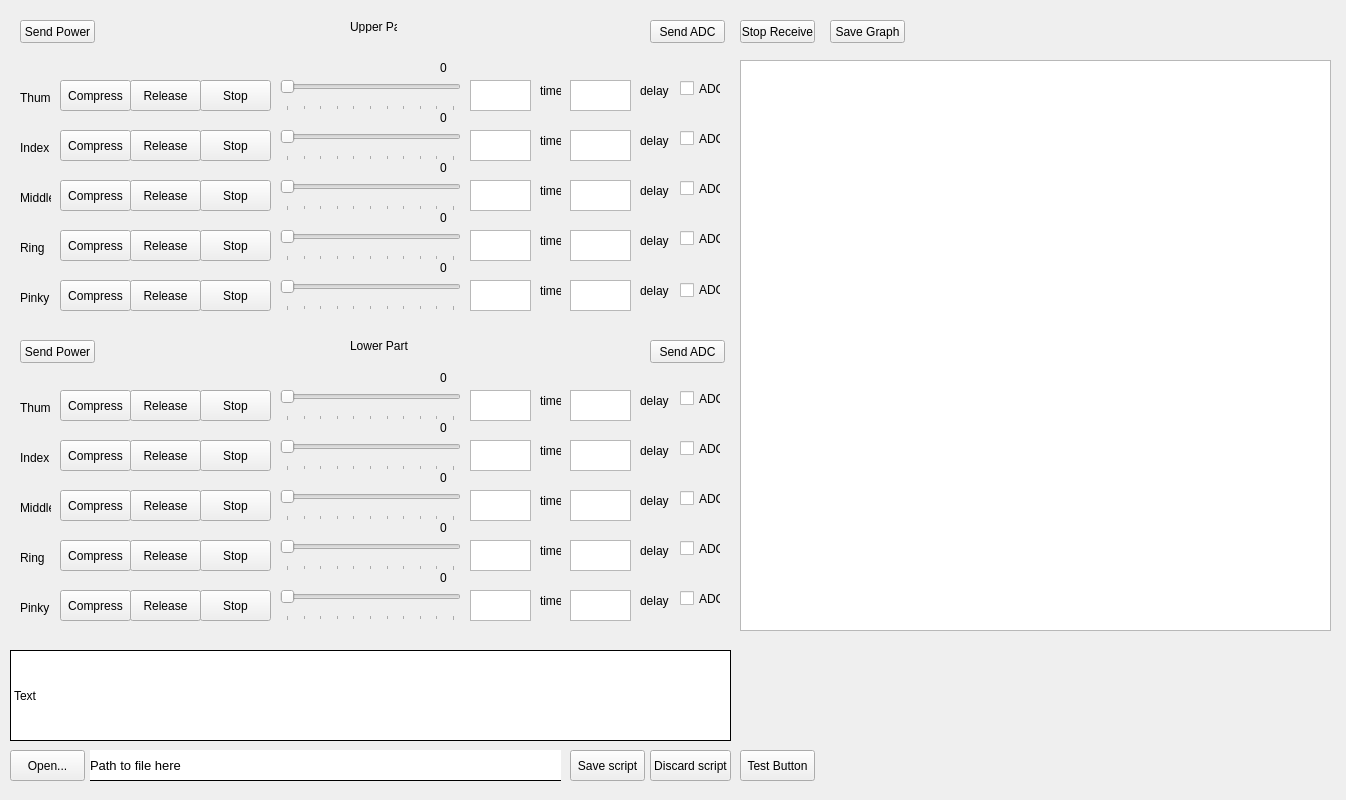
<?xml version="1.0" encoding="UTF-8"?>
<ui version="4.0">
 <class>MainWindow</class>
 <widget class="QMainWindow" name="MainWindow">
  <property name="geometry">
   <rect>
    <x>0</x>
    <y>0</y>
    <width>1346</width>
    <height>800</height>
   </rect>
  </property>
  <property name="windowTitle">
   <string>MainWindow</string>
  </property>
  <widget class="QWidget" name="centralwidget">
   <widget class="QWidget" name="lower_frame" native="true">
    <property name="geometry">
     <rect>
      <x>10</x>
      <y>330</y>
      <width>721</width>
      <height>301</height>
     </rect>
    </property>
    <property name="styleSheet">
     <string notr="true"/>
    </property>
    <widget class="QPushButton" name="lower_motor4_right_btn">
     <property name="geometry">
      <rect>
       <x>120</x>
       <y>210</y>
       <width>71</width>
       <height>31</height>
      </rect>
     </property>
     <property name="text">
      <string>Release</string>
     </property>
    </widget>
    <widget class="QLabel" name="lower_motor5_label">
     <property name="geometry">
      <rect>
       <x>10</x>
       <y>270</y>
       <width>31</width>
       <height>16</height>
      </rect>
     </property>
     <property name="text">
      <string>Pinky</string>
     </property>
    </widget>
    <widget class="QPushButton" name="lower_motor4_stop_btn">
     <property name="geometry">
      <rect>
       <x>190</x>
       <y>210</y>
       <width>71</width>
       <height>31</height>
      </rect>
     </property>
     <property name="text">
      <string>Stop</string>
     </property>
    </widget>
    <widget class="QPushButton" name="lower_motor3_right_btn">
     <property name="geometry">
      <rect>
       <x>120</x>
       <y>160</y>
       <width>71</width>
       <height>31</height>
      </rect>
     </property>
     <property name="text">
      <string>Release</string>
     </property>
    </widget>
    <widget class="QPlainTextEdit" name="lower_motor4_time_input">
     <property name="geometry">
      <rect>
       <x>460</x>
       <y>210</y>
       <width>61</width>
       <height>31</height>
      </rect>
     </property>
    </widget>
    <widget class="QLabel" name="lower_motor1_label">
     <property name="geometry">
      <rect>
       <x>10</x>
       <y>70</y>
       <width>31</width>
       <height>16</height>
      </rect>
     </property>
     <property name="text">
      <string>Thumb</string>
     </property>
    </widget>
    <widget class="QPlainTextEdit" name="lower_motor5_time_input">
     <property name="geometry">
      <rect>
       <x>460</x>
       <y>260</y>
       <width>61</width>
       <height>31</height>
      </rect>
     </property>
    </widget>
    <widget class="QPushButton" name="lower_motor5_stop_btn">
     <property name="geometry">
      <rect>
       <x>190</x>
       <y>260</y>
       <width>71</width>
       <height>31</height>
      </rect>
     </property>
     <property name="text">
      <string>Stop</string>
     </property>
    </widget>
    <widget class="QPushButton" name="lower_motor3_stop_btn">
     <property name="geometry">
      <rect>
       <x>190</x>
       <y>160</y>
       <width>71</width>
       <height>31</height>
      </rect>
     </property>
     <property name="text">
      <string>Stop</string>
     </property>
    </widget>
    <widget class="QPushButton" name="lower_motor5_right_btn">
     <property name="geometry">
      <rect>
       <x>120</x>
       <y>260</y>
       <width>71</width>
       <height>31</height>
      </rect>
     </property>
     <property name="text">
      <string>Release</string>
     </property>
    </widget>
    <widget class="QLabel" name="lower_motor4_label">
     <property name="geometry">
      <rect>
       <x>10</x>
       <y>220</y>
       <width>31</width>
       <height>16</height>
      </rect>
     </property>
     <property name="text">
      <string>Ring</string>
     </property>
    </widget>
    <widget class="QPushButton" name="lower_motor4_left_btn">
     <property name="geometry">
      <rect>
       <x>50</x>
       <y>210</y>
       <width>71</width>
       <height>31</height>
      </rect>
     </property>
     <property name="text">
      <string>Compress</string>
     </property>
    </widget>
    <widget class="QPlainTextEdit" name="lower_motor2_delay_input">
     <property name="geometry">
      <rect>
       <x>560</x>
       <y>110</y>
       <width>61</width>
       <height>31</height>
      </rect>
     </property>
    </widget>
    <widget class="QPushButton" name="lower_motor5_left_btn">
     <property name="geometry">
      <rect>
       <x>50</x>
       <y>260</y>
       <width>71</width>
       <height>31</height>
      </rect>
     </property>
     <property name="text">
      <string>Compress</string>
     </property>
    </widget>
    <widget class="QLabel" name="lower_time_label_5">
     <property name="geometry">
      <rect>
       <x>530</x>
       <y>260</y>
       <width>21</width>
       <height>21</height>
      </rect>
     </property>
     <property name="text">
      <string>time</string>
     </property>
    </widget>
    <widget class="QSlider" name="lower_motor2_pwm_scale">
     <property name="geometry">
      <rect>
       <x>270</x>
       <y>100</y>
       <width>181</width>
       <height>41</height>
      </rect>
     </property>
     <property name="maximum">
      <number>100</number>
     </property>
     <property name="orientation">
      <enum>Qt::Horizontal</enum>
     </property>
     <property name="tickPosition">
      <enum>QSlider::TicksBelow</enum>
     </property>
     <property name="tickInterval">
      <number>10</number>
     </property>
    </widget>
    <widget class="QLabel" name="lower_time_label_2">
     <property name="geometry">
      <rect>
       <x>530</x>
       <y>110</y>
       <width>21</width>
       <height>21</height>
      </rect>
     </property>
     <property name="text">
      <string>time</string>
     </property>
    </widget>
    <widget class="QLabel" name="lower_time_label_4">
     <property name="geometry">
      <rect>
       <x>530</x>
       <y>210</y>
       <width>21</width>
       <height>21</height>
      </rect>
     </property>
     <property name="text">
      <string>time</string>
     </property>
    </widget>
    <widget class="QSlider" name="lower_motor4_pwm_scale">
     <property name="geometry">
      <rect>
       <x>270</x>
       <y>200</y>
       <width>181</width>
       <height>41</height>
      </rect>
     </property>
     <property name="maximum">
      <number>100</number>
     </property>
     <property name="orientation">
      <enum>Qt::Horizontal</enum>
     </property>
     <property name="tickPosition">
      <enum>QSlider::TicksBelow</enum>
     </property>
     <property name="tickInterval">
      <number>10</number>
     </property>
    </widget>
    <widget class="QLabel" name="lower_delay_label_5">
     <property name="geometry">
      <rect>
       <x>630</x>
       <y>260</y>
       <width>31</width>
       <height>21</height>
      </rect>
     </property>
     <property name="text">
      <string>delay</string>
     </property>
    </widget>
    <widget class="QLabel" name="lower_delay_label_4">
     <property name="geometry">
      <rect>
       <x>630</x>
       <y>210</y>
       <width>31</width>
       <height>21</height>
      </rect>
     </property>
     <property name="text">
      <string>delay</string>
     </property>
    </widget>
    <widget class="QPushButton" name="lower_motor1_left_btn">
     <property name="geometry">
      <rect>
       <x>50</x>
       <y>60</y>
       <width>71</width>
       <height>31</height>
      </rect>
     </property>
     <property name="text">
      <string>Compress</string>
     </property>
    </widget>
    <widget class="QLabel" name="lower_delay_label_3">
     <property name="geometry">
      <rect>
       <x>630</x>
       <y>160</y>
       <width>31</width>
       <height>21</height>
      </rect>
     </property>
     <property name="text">
      <string>delay</string>
     </property>
    </widget>
    <widget class="QPlainTextEdit" name="lower_motor3_delay_input">
     <property name="geometry">
      <rect>
       <x>560</x>
       <y>160</y>
       <width>61</width>
       <height>31</height>
      </rect>
     </property>
    </widget>
    <widget class="QLabel" name="lower_time_label_1">
     <property name="geometry">
      <rect>
       <x>530</x>
       <y>60</y>
       <width>21</width>
       <height>21</height>
      </rect>
     </property>
     <property name="text">
      <string>time</string>
     </property>
    </widget>
    <widget class="QLabel" name="lower_delay_label_2">
     <property name="geometry">
      <rect>
       <x>630</x>
       <y>110</y>
       <width>31</width>
       <height>21</height>
      </rect>
     </property>
     <property name="text">
      <string>delay</string>
     </property>
    </widget>
    <widget class="QPlainTextEdit" name="lower_motor5_delay_input">
     <property name="geometry">
      <rect>
       <x>560</x>
       <y>260</y>
       <width>61</width>
       <height>31</height>
      </rect>
     </property>
    </widget>
    <widget class="QPlainTextEdit" name="lower_motor3_time_input">
     <property name="geometry">
      <rect>
       <x>460</x>
       <y>160</y>
       <width>61</width>
       <height>31</height>
      </rect>
     </property>
    </widget>
    <widget class="QPushButton" name="lower_motor2_right_btn">
     <property name="geometry">
      <rect>
       <x>120</x>
       <y>110</y>
       <width>71</width>
       <height>31</height>
      </rect>
     </property>
     <property name="text">
      <string>Release</string>
     </property>
    </widget>
    <widget class="QLabel" name="lower_time_label_3">
     <property name="geometry">
      <rect>
       <x>530</x>
       <y>160</y>
       <width>21</width>
       <height>21</height>
      </rect>
     </property>
     <property name="text">
      <string>time</string>
     </property>
    </widget>
    <widget class="QPushButton" name="lower_motor1_stop_btn">
     <property name="geometry">
      <rect>
       <x>190</x>
       <y>60</y>
       <width>71</width>
       <height>31</height>
      </rect>
     </property>
     <property name="text">
      <string>Stop</string>
     </property>
    </widget>
    <widget class="QLabel" name="lower_motor3_label">
     <property name="geometry">
      <rect>
       <x>10</x>
       <y>170</y>
       <width>31</width>
       <height>16</height>
      </rect>
     </property>
     <property name="text">
      <string>Middle</string>
     </property>
    </widget>
    <widget class="QPlainTextEdit" name="lower_motor2_time_input">
     <property name="geometry">
      <rect>
       <x>460</x>
       <y>110</y>
       <width>61</width>
       <height>31</height>
      </rect>
     </property>
    </widget>
    <widget class="QPlainTextEdit" name="lower_motor1_time_input">
     <property name="geometry">
      <rect>
       <x>460</x>
       <y>60</y>
       <width>61</width>
       <height>31</height>
      </rect>
     </property>
    </widget>
    <widget class="QSlider" name="lower_motor1_pwm_scale">
     <property name="geometry">
      <rect>
       <x>270</x>
       <y>50</y>
       <width>181</width>
       <height>41</height>
      </rect>
     </property>
     <property name="maximum">
      <number>100</number>
     </property>
     <property name="orientation">
      <enum>Qt::Horizontal</enum>
     </property>
     <property name="tickPosition">
      <enum>QSlider::TicksBelow</enum>
     </property>
     <property name="tickInterval">
      <number>10</number>
     </property>
    </widget>
    <widget class="QPushButton" name="lower_motor1_right_btn">
     <property name="geometry">
      <rect>
       <x>120</x>
       <y>60</y>
       <width>71</width>
       <height>31</height>
      </rect>
     </property>
     <property name="text">
      <string>Release</string>
     </property>
    </widget>
    <widget class="QPushButton" name="lower_motor2_left_btn">
     <property name="geometry">
      <rect>
       <x>50</x>
       <y>110</y>
       <width>71</width>
       <height>31</height>
      </rect>
     </property>
     <property name="text">
      <string>Compress</string>
     </property>
    </widget>
    <widget class="QSlider" name="lower_motor3_pwm_scale">
     <property name="geometry">
      <rect>
       <x>270</x>
       <y>150</y>
       <width>181</width>
       <height>41</height>
      </rect>
     </property>
     <property name="maximum">
      <number>100</number>
     </property>
     <property name="orientation">
      <enum>Qt::Horizontal</enum>
     </property>
     <property name="tickPosition">
      <enum>QSlider::TicksBelow</enum>
     </property>
     <property name="tickInterval">
      <number>10</number>
     </property>
    </widget>
    <widget class="QLabel" name="lower_motor2_label">
     <property name="geometry">
      <rect>
       <x>10</x>
       <y>120</y>
       <width>31</width>
       <height>16</height>
      </rect>
     </property>
     <property name="text">
      <string>Index</string>
     </property>
    </widget>
    <widget class="QLabel" name="lower_delay_label_1">
     <property name="geometry">
      <rect>
       <x>630</x>
       <y>60</y>
       <width>31</width>
       <height>21</height>
      </rect>
     </property>
     <property name="text">
      <string>delay</string>
     </property>
    </widget>
    <widget class="QPlainTextEdit" name="lower_motor1_delay_input">
     <property name="geometry">
      <rect>
       <x>560</x>
       <y>60</y>
       <width>61</width>
       <height>31</height>
      </rect>
     </property>
    </widget>
    <widget class="QPushButton" name="lower_motor2_stop_btn">
     <property name="geometry">
      <rect>
       <x>190</x>
       <y>110</y>
       <width>71</width>
       <height>31</height>
      </rect>
     </property>
     <property name="text">
      <string>Stop</string>
     </property>
    </widget>
    <widget class="QPushButton" name="lower_motor3_left_btn">
     <property name="geometry">
      <rect>
       <x>50</x>
       <y>160</y>
       <width>71</width>
       <height>31</height>
      </rect>
     </property>
     <property name="text">
      <string>Compress</string>
     </property>
    </widget>
    <widget class="QPlainTextEdit" name="lower_motor4_delay_input">
     <property name="geometry">
      <rect>
       <x>560</x>
       <y>210</y>
       <width>61</width>
       <height>31</height>
      </rect>
     </property>
    </widget>
    <widget class="QSlider" name="lower_motor5_pwm_scale">
     <property name="geometry">
      <rect>
       <x>270</x>
       <y>250</y>
       <width>181</width>
       <height>41</height>
      </rect>
     </property>
     <property name="maximum">
      <number>100</number>
     </property>
     <property name="orientation">
      <enum>Qt::Horizontal</enum>
     </property>
     <property name="tickPosition">
      <enum>QSlider::TicksBelow</enum>
     </property>
     <property name="tickInterval">
      <number>10</number>
     </property>
    </widget>
    <widget class="QLabel" name="lower_frame_label">
     <property name="geometry">
      <rect>
       <x>340</x>
       <y>0</y>
       <width>61</width>
       <height>31</height>
      </rect>
     </property>
     <property name="text">
      <string>Lower Part</string>
     </property>
    </widget>
    <widget class="QPushButton" name="lower_send_power_btn">
     <property name="geometry">
      <rect>
       <x>10</x>
       <y>10</y>
       <width>75</width>
       <height>23</height>
      </rect>
     </property>
     <property name="text">
      <string>Send Power</string>
     </property>
    </widget>
    <widget class="QLabel" name="lower_motor5_scale_label">
     <property name="geometry">
      <rect>
       <x>430</x>
       <y>240</y>
       <width>21</width>
       <height>16</height>
      </rect>
     </property>
     <property name="text">
      <string>0</string>
     </property>
    </widget>
    <widget class="QLabel" name="lower_motor4_scale_label">
     <property name="geometry">
      <rect>
       <x>430</x>
       <y>190</y>
       <width>21</width>
       <height>16</height>
      </rect>
     </property>
     <property name="text">
      <string>0</string>
     </property>
    </widget>
    <widget class="QLabel" name="lower_motor3_scale_label">
     <property name="geometry">
      <rect>
       <x>430</x>
       <y>140</y>
       <width>21</width>
       <height>16</height>
      </rect>
     </property>
     <property name="text">
      <string>0</string>
     </property>
    </widget>
    <widget class="QLabel" name="lower_motor2_scale_label">
     <property name="geometry">
      <rect>
       <x>430</x>
       <y>90</y>
       <width>21</width>
       <height>16</height>
      </rect>
     </property>
     <property name="text">
      <string>0</string>
     </property>
    </widget>
    <widget class="QLabel" name="lower_motor1_scale_label">
     <property name="geometry">
      <rect>
       <x>430</x>
       <y>40</y>
       <width>21</width>
       <height>16</height>
      </rect>
     </property>
     <property name="text">
      <string>0</string>
     </property>
    </widget>
    <widget class="QCheckBox" name="lower_motor1_adc_box">
     <property name="geometry">
      <rect>
       <x>670</x>
       <y>60</y>
       <width>41</width>
       <height>17</height>
      </rect>
     </property>
     <property name="text">
      <string>ADC</string>
     </property>
    </widget>
    <widget class="QCheckBox" name="lower_motor2_adc_box">
     <property name="geometry">
      <rect>
       <x>670</x>
       <y>110</y>
       <width>41</width>
       <height>17</height>
      </rect>
     </property>
     <property name="text">
      <string>ADC</string>
     </property>
    </widget>
    <widget class="QCheckBox" name="lower_motor3_adc_box">
     <property name="geometry">
      <rect>
       <x>670</x>
       <y>160</y>
       <width>41</width>
       <height>17</height>
      </rect>
     </property>
     <property name="text">
      <string>ADC</string>
     </property>
    </widget>
    <widget class="QCheckBox" name="lower_motor4_adc_box">
     <property name="geometry">
      <rect>
       <x>670</x>
       <y>210</y>
       <width>41</width>
       <height>17</height>
      </rect>
     </property>
     <property name="text">
      <string>ADC</string>
     </property>
    </widget>
    <widget class="QCheckBox" name="lower_motor5_adc_box">
     <property name="geometry">
      <rect>
       <x>670</x>
       <y>260</y>
       <width>41</width>
       <height>17</height>
      </rect>
     </property>
     <property name="text">
      <string>ADC</string>
     </property>
    </widget>
    <widget class="QPushButton" name="lower_send_adc">
     <property name="geometry">
      <rect>
       <x>640</x>
       <y>10</y>
       <width>75</width>
       <height>23</height>
      </rect>
     </property>
     <property name="text">
      <string>Send ADC</string>
     </property>
    </widget>
   </widget>
   <widget class="QWidget" name="upper_frame" native="true">
    <property name="geometry">
     <rect>
      <x>10</x>
      <y>10</y>
      <width>721</width>
      <height>311</height>
     </rect>
    </property>
    <widget class="QPushButton" name="upper_motor4_right_btn">
     <property name="geometry">
      <rect>
       <x>120</x>
       <y>220</y>
       <width>71</width>
       <height>31</height>
      </rect>
     </property>
     <property name="text">
      <string>Release</string>
     </property>
    </widget>
    <widget class="QLabel" name="upper_motor5_label">
     <property name="geometry">
      <rect>
       <x>10</x>
       <y>280</y>
       <width>31</width>
       <height>16</height>
      </rect>
     </property>
     <property name="text">
      <string>Pinky</string>
     </property>
    </widget>
    <widget class="QPushButton" name="upper_motor4_stop_btn">
     <property name="geometry">
      <rect>
       <x>190</x>
       <y>220</y>
       <width>71</width>
       <height>31</height>
      </rect>
     </property>
     <property name="text">
      <string>Stop</string>
     </property>
    </widget>
    <widget class="QPlainTextEdit" name="upper_motor4_time_input">
     <property name="geometry">
      <rect>
       <x>460</x>
       <y>220</y>
       <width>61</width>
       <height>31</height>
      </rect>
     </property>
    </widget>
    <widget class="QPushButton" name="upper_motor3_right_btn">
     <property name="geometry">
      <rect>
       <x>120</x>
       <y>170</y>
       <width>71</width>
       <height>31</height>
      </rect>
     </property>
     <property name="text">
      <string>Release</string>
     </property>
    </widget>
    <widget class="QLabel" name="upper_motor1_label">
     <property name="geometry">
      <rect>
       <x>10</x>
       <y>80</y>
       <width>31</width>
       <height>16</height>
      </rect>
     </property>
     <property name="text">
      <string>Thumb</string>
     </property>
    </widget>
    <widget class="QPushButton" name="upper_motor5_stop_btn">
     <property name="geometry">
      <rect>
       <x>190</x>
       <y>270</y>
       <width>71</width>
       <height>31</height>
      </rect>
     </property>
     <property name="text">
      <string>Stop</string>
     </property>
    </widget>
    <widget class="QPlainTextEdit" name="upper_motor5_time_input">
     <property name="geometry">
      <rect>
       <x>460</x>
       <y>270</y>
       <width>61</width>
       <height>31</height>
      </rect>
     </property>
    </widget>
    <widget class="QPushButton" name="upper_motor3_stop_btn">
     <property name="geometry">
      <rect>
       <x>190</x>
       <y>170</y>
       <width>71</width>
       <height>31</height>
      </rect>
     </property>
     <property name="text">
      <string>Stop</string>
     </property>
    </widget>
    <widget class="QPushButton" name="upper_motor5_right_btn">
     <property name="geometry">
      <rect>
       <x>120</x>
       <y>270</y>
       <width>71</width>
       <height>31</height>
      </rect>
     </property>
     <property name="text">
      <string>Release</string>
     </property>
    </widget>
    <widget class="QLabel" name="upper_motor4_label">
     <property name="geometry">
      <rect>
       <x>10</x>
       <y>230</y>
       <width>31</width>
       <height>16</height>
      </rect>
     </property>
     <property name="text">
      <string>Ring</string>
     </property>
    </widget>
    <widget class="QPushButton" name="upper_motor4_left_btn">
     <property name="geometry">
      <rect>
       <x>50</x>
       <y>220</y>
       <width>71</width>
       <height>31</height>
      </rect>
     </property>
     <property name="text">
      <string>Compress</string>
     </property>
    </widget>
    <widget class="QPushButton" name="upper_motor5_left_btn">
     <property name="geometry">
      <rect>
       <x>50</x>
       <y>270</y>
       <width>71</width>
       <height>31</height>
      </rect>
     </property>
     <property name="text">
      <string>Compress</string>
     </property>
    </widget>
    <widget class="QPlainTextEdit" name="upper_motor2_delay_input">
     <property name="geometry">
      <rect>
       <x>560</x>
       <y>120</y>
       <width>61</width>
       <height>31</height>
      </rect>
     </property>
    </widget>
    <widget class="QLabel" name="upper_time_label_5">
     <property name="geometry">
      <rect>
       <x>530</x>
       <y>270</y>
       <width>21</width>
       <height>21</height>
      </rect>
     </property>
     <property name="text">
      <string>time</string>
     </property>
    </widget>
    <widget class="QSlider" name="upper_motor2_pwm_scale">
     <property name="geometry">
      <rect>
       <x>270</x>
       <y>110</y>
       <width>181</width>
       <height>41</height>
      </rect>
     </property>
     <property name="maximum">
      <number>100</number>
     </property>
     <property name="orientation">
      <enum>Qt::Horizontal</enum>
     </property>
     <property name="tickPosition">
      <enum>QSlider::TicksBelow</enum>
     </property>
     <property name="tickInterval">
      <number>10</number>
     </property>
    </widget>
    <widget class="QLabel" name="upper_time_label_2">
     <property name="geometry">
      <rect>
       <x>530</x>
       <y>120</y>
       <width>21</width>
       <height>21</height>
      </rect>
     </property>
     <property name="text">
      <string>time</string>
     </property>
    </widget>
    <widget class="QLabel" name="upper_time_label_4">
     <property name="geometry">
      <rect>
       <x>530</x>
       <y>220</y>
       <width>21</width>
       <height>21</height>
      </rect>
     </property>
     <property name="text">
      <string>time</string>
     </property>
    </widget>
    <widget class="QSlider" name="upper_motor4_pwm_scale">
     <property name="geometry">
      <rect>
       <x>270</x>
       <y>210</y>
       <width>181</width>
       <height>41</height>
      </rect>
     </property>
     <property name="maximum">
      <number>100</number>
     </property>
     <property name="orientation">
      <enum>Qt::Horizontal</enum>
     </property>
     <property name="tickPosition">
      <enum>QSlider::TicksBelow</enum>
     </property>
     <property name="tickInterval">
      <number>10</number>
     </property>
    </widget>
    <widget class="QLabel" name="upper_delay_label_5">
     <property name="geometry">
      <rect>
       <x>630</x>
       <y>270</y>
       <width>31</width>
       <height>21</height>
      </rect>
     </property>
     <property name="text">
      <string>delay</string>
     </property>
    </widget>
    <widget class="QLabel" name="upper_delay_label_4">
     <property name="geometry">
      <rect>
       <x>630</x>
       <y>220</y>
       <width>31</width>
       <height>21</height>
      </rect>
     </property>
     <property name="text">
      <string>delay</string>
     </property>
    </widget>
    <widget class="QPushButton" name="upper_motor1_left_btn">
     <property name="geometry">
      <rect>
       <x>50</x>
       <y>70</y>
       <width>71</width>
       <height>31</height>
      </rect>
     </property>
     <property name="text">
      <string>Compress</string>
     </property>
    </widget>
    <widget class="QLabel" name="upper_delay_label_3">
     <property name="geometry">
      <rect>
       <x>630</x>
       <y>170</y>
       <width>31</width>
       <height>21</height>
      </rect>
     </property>
     <property name="text">
      <string>delay</string>
     </property>
    </widget>
    <widget class="QPlainTextEdit" name="upper_motor3_delay_input">
     <property name="geometry">
      <rect>
       <x>560</x>
       <y>170</y>
       <width>61</width>
       <height>31</height>
      </rect>
     </property>
    </widget>
    <widget class="QLabel" name="upper_time_label_1">
     <property name="geometry">
      <rect>
       <x>530</x>
       <y>70</y>
       <width>21</width>
       <height>21</height>
      </rect>
     </property>
     <property name="text">
      <string>time</string>
     </property>
    </widget>
    <widget class="QLabel" name="upper_delay_label_2">
     <property name="geometry">
      <rect>
       <x>630</x>
       <y>120</y>
       <width>31</width>
       <height>21</height>
      </rect>
     </property>
     <property name="text">
      <string>delay</string>
     </property>
    </widget>
    <widget class="QPlainTextEdit" name="upper_motor5_delay_input">
     <property name="geometry">
      <rect>
       <x>560</x>
       <y>270</y>
       <width>61</width>
       <height>31</height>
      </rect>
     </property>
    </widget>
    <widget class="QPlainTextEdit" name="upper_motor3_time_input">
     <property name="geometry">
      <rect>
       <x>460</x>
       <y>170</y>
       <width>61</width>
       <height>31</height>
      </rect>
     </property>
    </widget>
    <widget class="QPushButton" name="upper_motor2_right_btn">
     <property name="geometry">
      <rect>
       <x>120</x>
       <y>120</y>
       <width>71</width>
       <height>31</height>
      </rect>
     </property>
     <property name="text">
      <string>Release</string>
     </property>
    </widget>
    <widget class="QLabel" name="upper_time_label_3">
     <property name="geometry">
      <rect>
       <x>530</x>
       <y>170</y>
       <width>21</width>
       <height>21</height>
      </rect>
     </property>
     <property name="text">
      <string>time</string>
     </property>
    </widget>
    <widget class="QPushButton" name="upper_motor1_stop_btn">
     <property name="geometry">
      <rect>
       <x>190</x>
       <y>70</y>
       <width>71</width>
       <height>31</height>
      </rect>
     </property>
     <property name="text">
      <string>Stop</string>
     </property>
    </widget>
    <widget class="QLabel" name="upper_motor3_label">
     <property name="geometry">
      <rect>
       <x>10</x>
       <y>180</y>
       <width>31</width>
       <height>16</height>
      </rect>
     </property>
     <property name="text">
      <string>Middle</string>
     </property>
    </widget>
    <widget class="QPlainTextEdit" name="upper_motor2_time_input">
     <property name="geometry">
      <rect>
       <x>460</x>
       <y>120</y>
       <width>61</width>
       <height>31</height>
      </rect>
     </property>
    </widget>
    <widget class="QPlainTextEdit" name="upper_motor1_time_input">
     <property name="geometry">
      <rect>
       <x>460</x>
       <y>70</y>
       <width>61</width>
       <height>31</height>
      </rect>
     </property>
    </widget>
    <widget class="QSlider" name="upper_motor1_pwm_scale">
     <property name="geometry">
      <rect>
       <x>270</x>
       <y>60</y>
       <width>181</width>
       <height>41</height>
      </rect>
     </property>
     <property name="maximum">
      <number>100</number>
     </property>
     <property name="orientation">
      <enum>Qt::Horizontal</enum>
     </property>
     <property name="tickPosition">
      <enum>QSlider::TicksBelow</enum>
     </property>
     <property name="tickInterval">
      <number>10</number>
     </property>
    </widget>
    <widget class="QPushButton" name="upper_motor1_right_btn">
     <property name="geometry">
      <rect>
       <x>120</x>
       <y>70</y>
       <width>71</width>
       <height>31</height>
      </rect>
     </property>
     <property name="text">
      <string>Release</string>
     </property>
    </widget>
    <widget class="QPushButton" name="upper_motor2_left_btn">
     <property name="geometry">
      <rect>
       <x>50</x>
       <y>120</y>
       <width>71</width>
       <height>31</height>
      </rect>
     </property>
     <property name="text">
      <string>Compress</string>
     </property>
    </widget>
    <widget class="QSlider" name="upper_motor3_pwm_scale">
     <property name="geometry">
      <rect>
       <x>270</x>
       <y>160</y>
       <width>181</width>
       <height>41</height>
      </rect>
     </property>
     <property name="maximum">
      <number>100</number>
     </property>
     <property name="orientation">
      <enum>Qt::Horizontal</enum>
     </property>
     <property name="tickPosition">
      <enum>QSlider::TicksBelow</enum>
     </property>
     <property name="tickInterval">
      <number>10</number>
     </property>
    </widget>
    <widget class="QLabel" name="upper_motor2_label">
     <property name="geometry">
      <rect>
       <x>10</x>
       <y>130</y>
       <width>31</width>
       <height>16</height>
      </rect>
     </property>
     <property name="text">
      <string>Index</string>
     </property>
    </widget>
    <widget class="QLabel" name="upper_delay_label_1">
     <property name="geometry">
      <rect>
       <x>630</x>
       <y>70</y>
       <width>31</width>
       <height>21</height>
      </rect>
     </property>
     <property name="text">
      <string>delay</string>
     </property>
    </widget>
    <widget class="QPlainTextEdit" name="upper_motor1_delay_input">
     <property name="geometry">
      <rect>
       <x>560</x>
       <y>70</y>
       <width>61</width>
       <height>31</height>
      </rect>
     </property>
    </widget>
    <widget class="QPushButton" name="upper_motor2_stop_btn">
     <property name="geometry">
      <rect>
       <x>190</x>
       <y>120</y>
       <width>71</width>
       <height>31</height>
      </rect>
     </property>
     <property name="text">
      <string>Stop</string>
     </property>
    </widget>
    <widget class="QPushButton" name="upper_motor3_left_btn">
     <property name="geometry">
      <rect>
       <x>50</x>
       <y>170</y>
       <width>71</width>
       <height>31</height>
      </rect>
     </property>
     <property name="text">
      <string>Compress</string>
     </property>
    </widget>
    <widget class="QPlainTextEdit" name="upper_motor4_delay_input">
     <property name="geometry">
      <rect>
       <x>560</x>
       <y>220</y>
       <width>61</width>
       <height>31</height>
      </rect>
     </property>
    </widget>
    <widget class="QSlider" name="upper_motor5_pwm_scale">
     <property name="geometry">
      <rect>
       <x>270</x>
       <y>260</y>
       <width>181</width>
       <height>41</height>
      </rect>
     </property>
     <property name="maximum">
      <number>100</number>
     </property>
     <property name="orientation">
      <enum>Qt::Horizontal</enum>
     </property>
     <property name="tickPosition">
      <enum>QSlider::TicksBelow</enum>
     </property>
     <property name="tickInterval">
      <number>10</number>
     </property>
    </widget>
    <widget class="QLabel" name="upper_frame_label">
     <property name="geometry">
      <rect>
       <x>340</x>
       <y>10</y>
       <width>47</width>
       <height>13</height>
      </rect>
     </property>
     <property name="text">
      <string>Upper Part</string>
     </property>
    </widget>
    <widget class="QPushButton" name="upper_send_power_btn">
     <property name="geometry">
      <rect>
       <x>10</x>
       <y>10</y>
       <width>75</width>
       <height>23</height>
      </rect>
     </property>
     <property name="text">
      <string>Send Power</string>
     </property>
    </widget>
    <widget class="QLabel" name="upper_motor5_scale_label">
     <property name="geometry">
      <rect>
       <x>430</x>
       <y>250</y>
       <width>21</width>
       <height>16</height>
      </rect>
     </property>
     <property name="text">
      <string>0</string>
     </property>
    </widget>
    <widget class="QLabel" name="upper_motor4_scale_label">
     <property name="geometry">
      <rect>
       <x>430</x>
       <y>200</y>
       <width>21</width>
       <height>16</height>
      </rect>
     </property>
     <property name="text">
      <string>0</string>
     </property>
    </widget>
    <widget class="QLabel" name="upper_motor3_scale_label">
     <property name="geometry">
      <rect>
       <x>430</x>
       <y>150</y>
       <width>21</width>
       <height>16</height>
      </rect>
     </property>
     <property name="text">
      <string>0</string>
     </property>
    </widget>
    <widget class="QLabel" name="upper_motor2_scale_label">
     <property name="geometry">
      <rect>
       <x>430</x>
       <y>100</y>
       <width>21</width>
       <height>16</height>
      </rect>
     </property>
     <property name="text">
      <string>0</string>
     </property>
    </widget>
    <widget class="QLabel" name="upper_motor1_scale_label">
     <property name="geometry">
      <rect>
       <x>430</x>
       <y>50</y>
       <width>21</width>
       <height>16</height>
      </rect>
     </property>
     <property name="text">
      <string>0</string>
     </property>
    </widget>
    <widget class="QCheckBox" name="upper_motor1_adc_box">
     <property name="geometry">
      <rect>
       <x>670</x>
       <y>70</y>
       <width>41</width>
       <height>17</height>
      </rect>
     </property>
     <property name="text">
      <string>ADC</string>
     </property>
    </widget>
    <widget class="QCheckBox" name="upper_motor2_adc_box">
     <property name="geometry">
      <rect>
       <x>670</x>
       <y>120</y>
       <width>41</width>
       <height>17</height>
      </rect>
     </property>
     <property name="text">
      <string>ADC</string>
     </property>
    </widget>
    <widget class="QCheckBox" name="upper_motor3_adc_box">
     <property name="geometry">
      <rect>
       <x>670</x>
       <y>170</y>
       <width>41</width>
       <height>17</height>
      </rect>
     </property>
     <property name="text">
      <string>ADC</string>
     </property>
    </widget>
    <widget class="QCheckBox" name="upper_motor4_adc_box">
     <property name="geometry">
      <rect>
       <x>670</x>
       <y>220</y>
       <width>41</width>
       <height>17</height>
      </rect>
     </property>
     <property name="text">
      <string>ADC</string>
     </property>
    </widget>
    <widget class="QCheckBox" name="upper_motor5_adc_box">
     <property name="geometry">
      <rect>
       <x>670</x>
       <y>270</y>
       <width>41</width>
       <height>20</height>
      </rect>
     </property>
     <property name="text">
      <string>ADC</string>
     </property>
    </widget>
    <widget class="QPushButton" name="upper_send_adc">
     <property name="geometry">
      <rect>
       <x>640</x>
       <y>10</y>
       <width>75</width>
       <height>23</height>
      </rect>
     </property>
     <property name="text">
      <string>Send ADC</string>
     </property>
    </widget>
   </widget>
   <widget class="PlotWidget" name="graphicsView">
    <property name="geometry">
     <rect>
      <x>740</x>
      <y>60</y>
      <width>591</width>
      <height>571</height>
     </rect>
    </property>
   </widget>
   <widget class="QPushButton" name="stop_receive_btn">
    <property name="geometry">
     <rect>
      <x>740</x>
      <y>20</y>
      <width>75</width>
      <height>23</height>
     </rect>
    </property>
    <property name="text">
     <string>Stop Receive</string>
    </property>
   </widget>
   <widget class="QPushButton" name="save_graph_btn">
    <property name="geometry">
     <rect>
      <x>830</x>
      <y>20</y>
      <width>75</width>
      <height>23</height>
     </rect>
    </property>
    <property name="text">
     <string>Save Graph</string>
    </property>
   </widget>
   <widget class="QPushButton" name="save_move_script_btn">
    <property name="geometry">
     <rect>
      <x>570</x>
      <y>750</y>
      <width>75</width>
      <height>31</height>
     </rect>
    </property>
    <property name="text">
     <string>Save script</string>
    </property>
   </widget>
   <widget class="QPushButton" name="discard_move_script_btn">
    <property name="geometry">
     <rect>
      <x>650</x>
      <y>750</y>
      <width>81</width>
      <height>31</height>
     </rect>
    </property>
    <property name="text">
     <string>Discard script</string>
    </property>
   </widget>
   <widget class="QLabel" name="move_script_label">
    <property name="geometry">
     <rect>
      <x>10</x>
      <y>650</y>
      <width>721</width>
      <height>91</height>
     </rect>
    </property>
    <property name="styleSheet">
     <string notr="true">border-style: solid;border-color: rgb(0, 0, 0);border-width: 1px;
background-color: white; text-align: justify; text-justify: inter-word;</string>
    </property>
    <property name="text">
     <string>Text</string>
    </property>
   </widget>
   <widget class="QLabel" name="script_file_path_label">
    <property name="geometry">
     <rect>
      <x>90</x>
      <y>750</y>
      <width>471</width>
      <height>31</height>
     </rect>
    </property>
    <property name="styleSheet">
     <string notr="true"> background-color: white; border-bottom-style: solid; border-bottom-width: 1px;</string>
    </property>
    <property name="text">
     <string>&lt;html&gt;&lt;head/&gt;&lt;body&gt;&lt;p&gt;&lt;span style=&quot; font-size:10pt;&quot;&gt;Path to file here&lt;/span&gt;&lt;/p&gt;&lt;/body&gt;&lt;/html&gt;</string>
    </property>
   </widget>
   <widget class="QPushButton" name="open_script_file_btn">
    <property name="geometry">
     <rect>
      <x>10</x>
      <y>750</y>
      <width>75</width>
      <height>31</height>
     </rect>
    </property>
    <property name="text">
     <string>Open...</string>
    </property>
   </widget>
   <widget class="QPushButton" name="test_btn">
    <property name="geometry">
     <rect>
      <x>740</x>
      <y>750</y>
      <width>75</width>
      <height>31</height>
     </rect>
    </property>
    <property name="text">
     <string>Test Button</string>
    </property>
   </widget>
  </widget>
 </widget>
 <customwidgets>
  <customwidget>
   <class>PlotWidget</class>
   <extends>QGraphicsView</extends>
   <header location="global">pyqtgraph</header>
  </customwidget>
 </customwidgets>
 <resources/>
 <connections/>
</ui>
